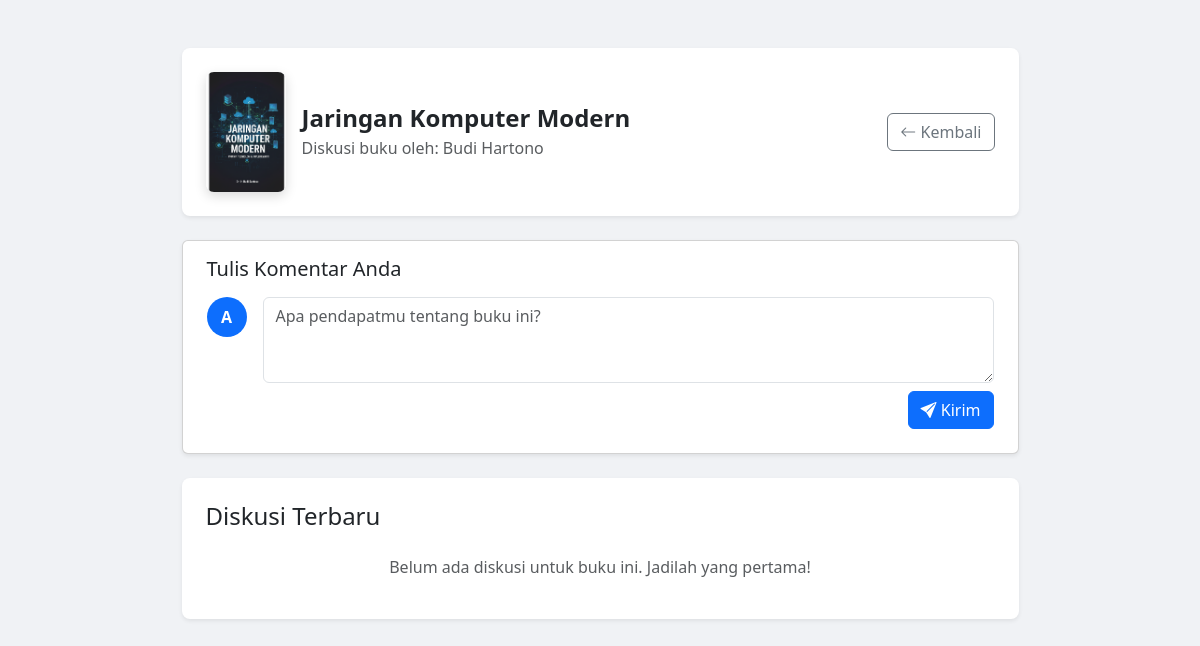
/pages/diskusi.php?id=2 (signed in), run on an earlier commit of the app's database.
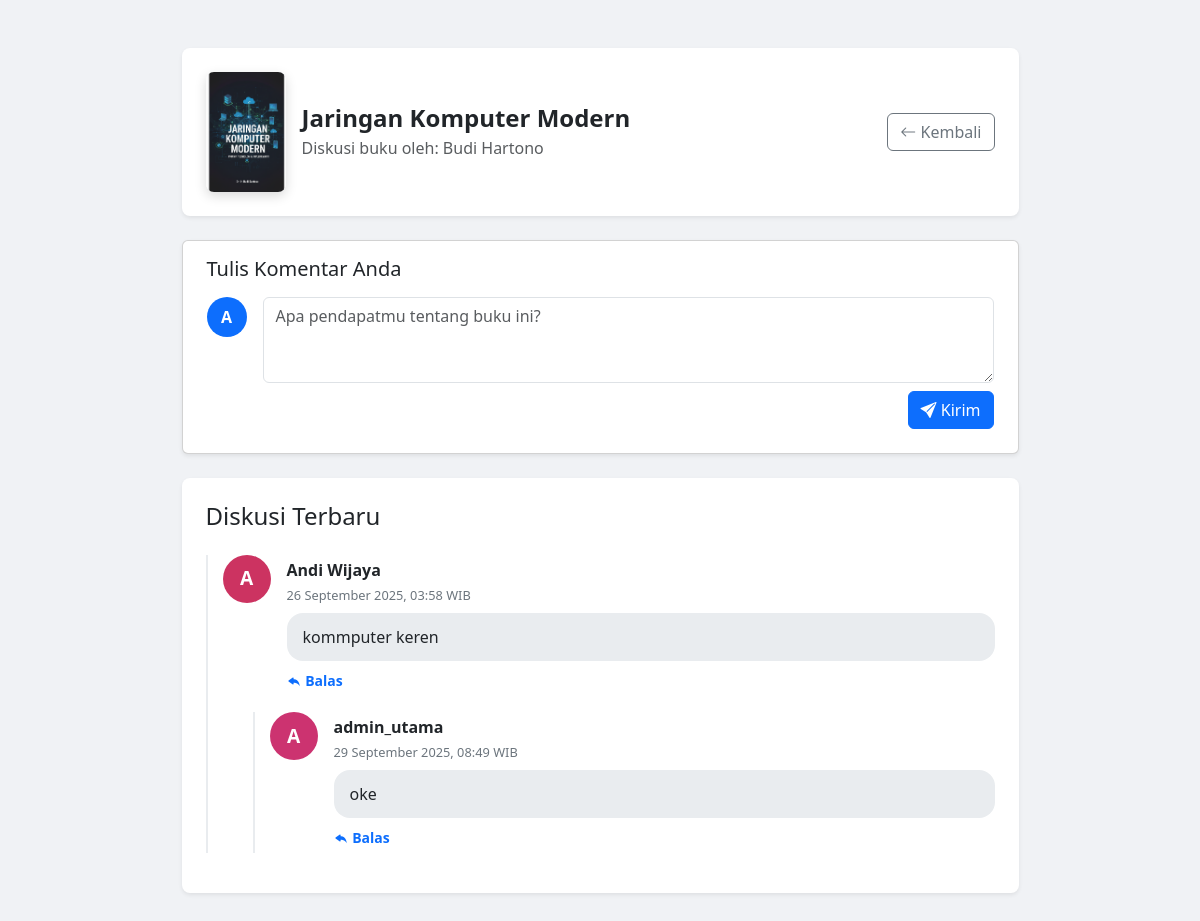
And on a later commit of the database.
### tables this page shows
CREATE TABLE `diskusi` (
  `id` int(11) NOT NULL,
  `buku_id` int(11) NOT NULL,
  `user_id` int(11) NOT NULL,
  `username` varchar(255) NOT NULL,
  `komentar` text NOT NULL,
  `parent_id` int(11) NOT NULL DEFAULT 0,
  `tanggal` timestamp NOT NULL DEFAULT current_timestamp()
);

### pages/diskusi.php (the view, shortened to what this page needs)
<?php
include '../includes/db.php';
$book_id = $_GET['id'];
$stmt_buku = $conn->prepare("SELECT judul, penulis, cover_path FROM buku WHERE id = ?");
$stmt_buku->bind_param("i", $book_id);
$stmt_buku->execute();
$result_buku = $stmt_buku->get_result();
$book = $result_buku->fetch_assoc();
$diskusi_result = $conn->query("SELECT id, user_id, username, komentar, tanggal, parent_id FROM diskusi WHERE buku_id = $book_id ORDER BY tanggal ASC");
$komentar = [];
while ($row = $diskusi_result->fetch_assoc()) {
    $komentar[$row['parent_id']][] = $row;
}
function tampilkan_komentar($parent_id, $komentar, $book_id, $level = 0) {
    if (isset($komentar[$parent_id])) {
        $indent_margin = $level * 30;
        $indent_class = $level > 0 ? "mt-3" : "";
        foreach ($komentar[$parent_id] as $item) {
            echo '<div class="comment-thread" style="margin-left: ' . $indent_margin . 'px;">';
            echo '<div class="d-flex mb-3 comment-item ' . $indent_class . '">';
            echo '<div class="flex-shrink-0 me-3">
                    <div class="avatar" style="background-color: hsl(' . (crc32($item['username']) % 360) . ', 60%, 50%);">
                        ' . strtoupper(substr($item['username'], 0, 1)) . '
                    </div>
                  </div>';
            echo '<div class="w-100">
                    <div class="d-flex justify-content-between align-items-center">
                        <h6 class="fw-bold mb-0">' . htmlspecialchars($item['username']) . '</h6>';
            echo    '</div>
                    <p class="comment-meta mb-2">' . date('d F Y, H:i', strtotime($item['tanggal'])) . ' WIB</p>
                    <div class="comment-body">
                       <p class="mb-0">' . nl2br(htmlspecialchars($item['komentar'])) . '</p>
                    </div>
                    <button class="btn btn-sm btn-link text-decoration-none ps-0 mt-1 reply-btn" data-comment-id="' . $item['id'] . '"><i class="bi bi-reply-fill"></i> Balas</button>
                  </div>';
            echo '</div>';
            tampilkan_komentar($item['id'], $komentar, $book_id, $level + 1);
            echo '</div>';
        }
    }
}
?>
<!DOCTYPE html>
<html lang="id">
<head>
    <link href="../css/bootstrap.min.css" rel="stylesheet">
    <link rel="stylesheet" href="https://cdn.jsdelivr.net/npm/bootstrap-icons@1.11.3/font/bootstrap-icons.min.css">
</head>
<body>
<div class="container my-5">
    <div class="col-lg-9 mx-auto">
        <div class="bg-white p-4 rounded-3 shadow-sm mb-4 discussion-header">
            <div class="row g-3 align-items-center">
                <div class="col-auto">
                    <img src="../<?= htmlspecialchars($book['cover_path']) ?>" class="book-cover" alt="Cover">
                </div>
                <div class="col">
                    <h1 class="h4 fw-bold mb-1"><?= htmlspecialchars($book['judul']) ?></h1>
                    <p class="fs-6 text-muted mb-0">Diskusi buku oleh: <?= htmlspecialchars($book['penulis']) ?></p>
                </div>
                <div class="col-auto">
                    <a href="detail_buku.php?id=<?= $book_id; ?>" class="btn btn-outline-secondary">
                        <i class="bi bi-arrow-left"></i> Kembali
                    </a>
                </div>
            </div>
        </div>
        <div id="comment-form-container">
            <div class="card shadow-sm mb-4 comment-form-box">
                <div class="card-body p-3">
                    <h5 class="card-title px-2" id="form-title">Tulis Komentar Anda</h5>
                    <div class="d-flex align-items-start p-2">
                        <div class="avatar me-3">
                            <?= strtoupper(substr($_SESSION['username'], 0, 1)) ?>
                        </div>
                        <form id="main-comment-form" action="tambah_komentar.php" method="POST" class="w-100">
                            <div class="mb-2">
                                <textarea name="komentar" class="form-control" rows="3" placeholder="Apa pendapatmu tentang buku ini?" required></textarea>
                            </div>
                            <div class="d-flex justify-content-end">
                                <button type="submit" class="btn btn-primary"><i class="bi bi-send-fill"></i> Kirim</button>
                            </div>
                        </form>
                    </div>
                </div>
            </div>
        </div>
        <div class="bg-white p-4 rounded-3 shadow-sm">
            <h4 class="mb-4">Diskusi Terbaru</h4>
            <?php if (!empty($komentar)): ?>
                <?php tampilkan_komentar(0, $komentar, $book_id); ?>
            <?php else: ?>
                <p class="text-center text-muted">Belum ada diskusi untuk buku ini. Jadilah yang pertama!</p>
            <?php endif; ?>
        </div>
    </div>
</div>
</body>
</html>

What changed in the data, as far as the page shows it:
added diskusi: username "A", username "Andi Wijaya", tanggal "26 September 2025, 03:58", komentar "kommputer keren", shown under "Diskusi Terbaru"
added diskusi: username "A", username "admin_utama", tanggal "29 September 2025, 08:49", komentar "oke"
Also different on the page:
text no longer shown: "Belum ada diskusi untuk buku ini. Jadilah yang pertama!"
